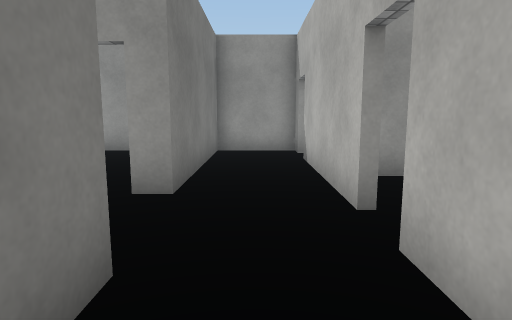
[1] (above)

24 first-person views from a walk through a Unity game level. The camera is 1.2 m above the floor, tilts 8° down and sees 75° across. The floor is counted in squares, 1 m on a side. Each view is taken from the middle of a square. On the plan, view 1 faces up. The plan holds only what a view shows up to about 14 squares ahead; the rest is blank. The place goes on beyond the plan. Surface patterns are stand-ins for the level's own textures.

[2]
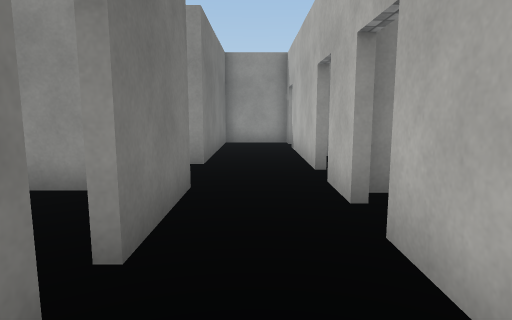

[3]
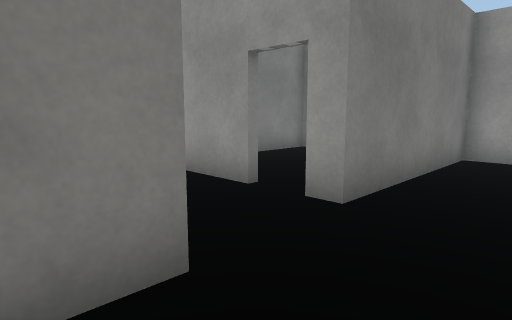

[4]
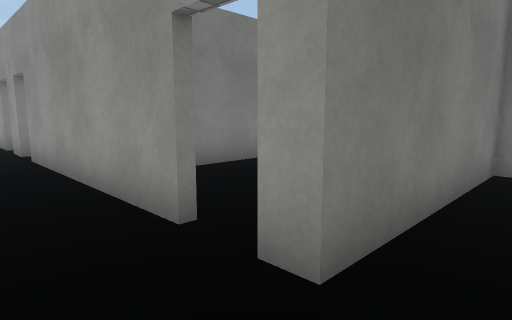

[5]
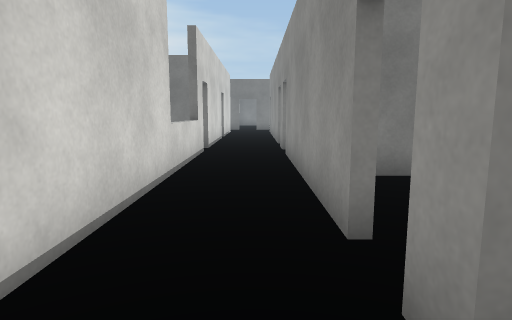

[6]
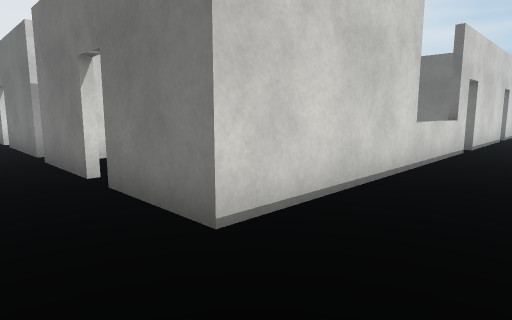

[7]
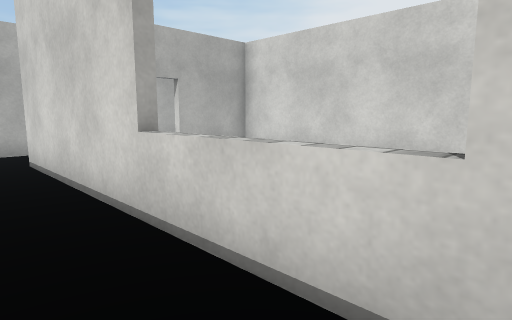

[8]
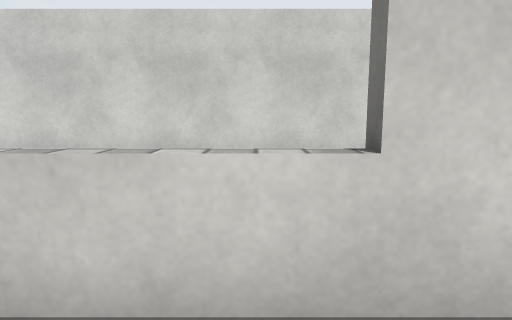

[9]
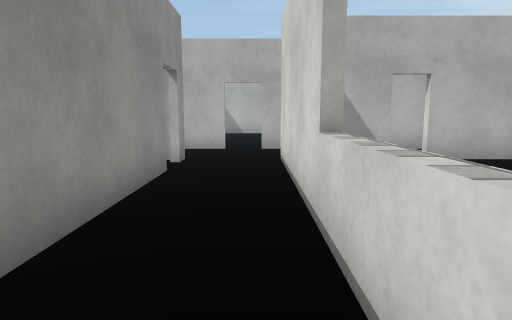

[10]
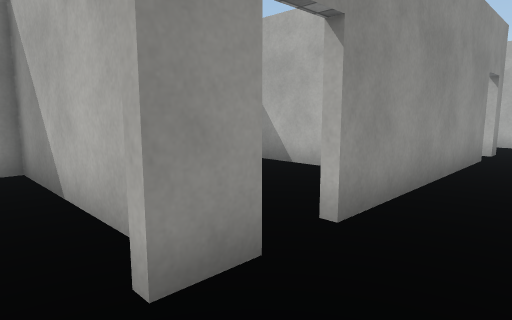

[11]
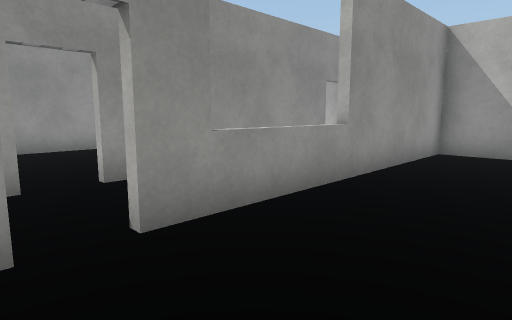

[12]
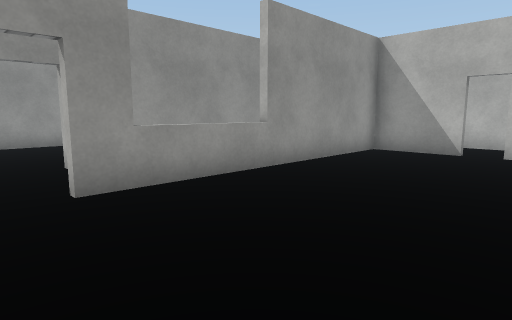

[13]
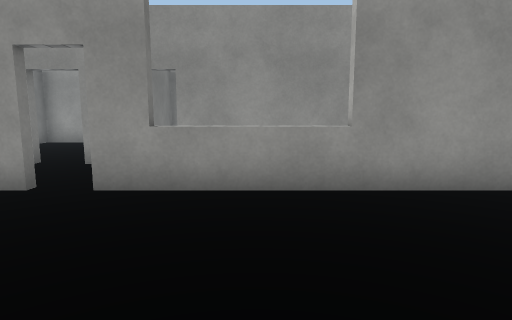

[14]
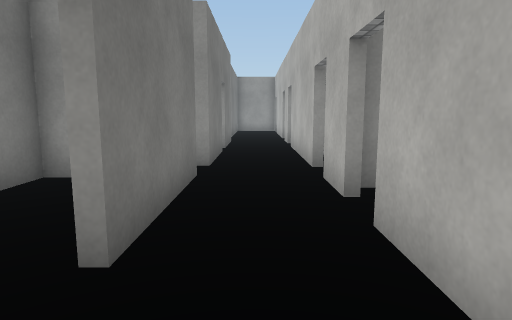

[15]
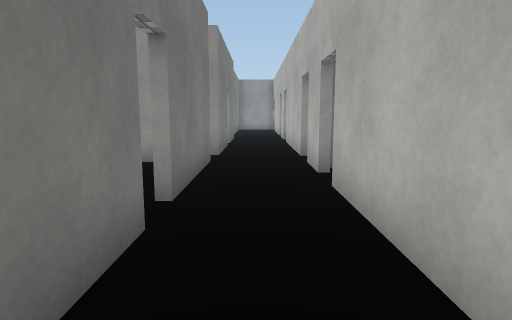

[16]
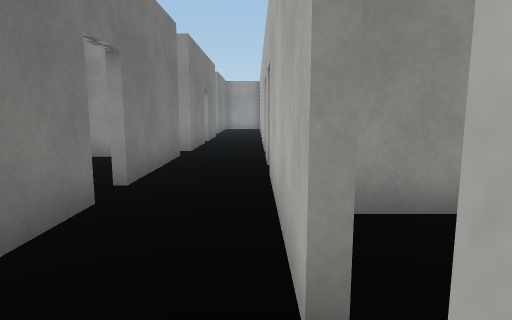

[17]
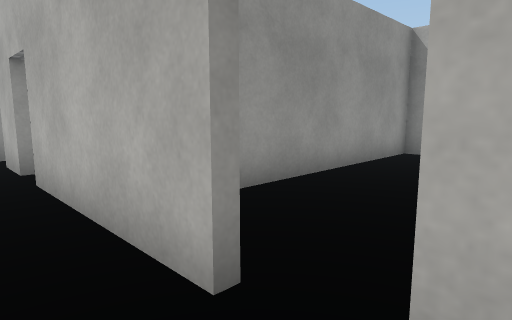

[18]
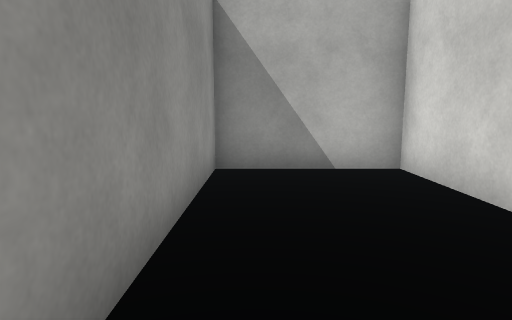

[19]
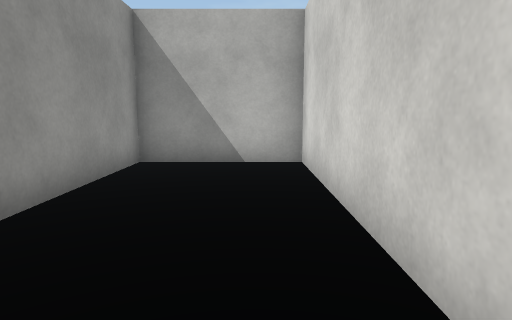

[20]
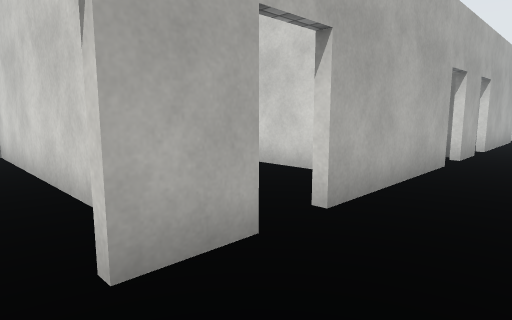

[21]
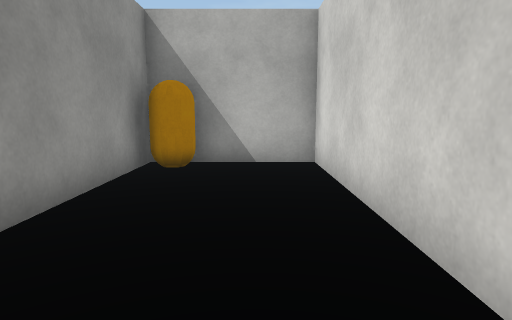

[22]
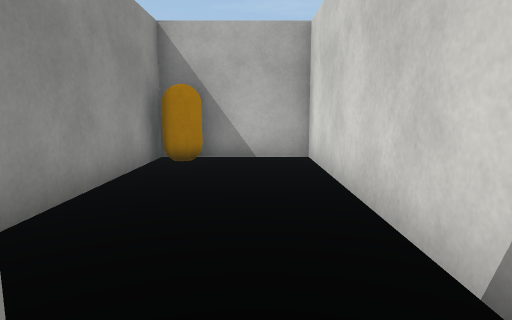

[23]
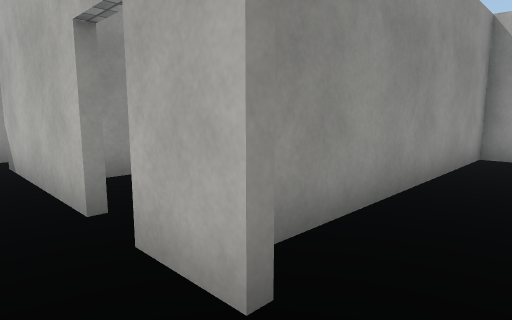

[24]
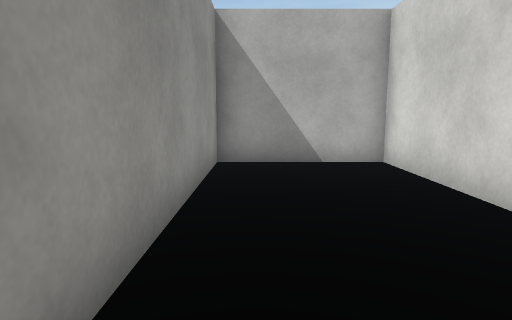

### Floor plan
Ten units are one square. View 1 is at (0, 0); x grows to the right and y downward. Boxes are objects, and circles mark ways between rooms. Rooms are numbered by the first view taken in them; rooms with no view inside come last. Other rooms are left out.
<svg viewBox="-140 -112 250 272">
<path fill="none" stroke="#000" d="M-11 14 -11 44 -13 44M13 46 13 -1M-11 -4 -11 5M-11 -23 -11 -4M-106 -23 -11 -23M-115 -21 -120 -21M-110 -49 -121 -49M-30 -49 -99 -49M-13 5 -13 -21 -106 -21M-135 -23 -115 -23M-12 -49 -19 -49M-118 42 -13 42M-13 44 -13 14M13 -12 13 -29M13 -40 13 -89M13 -100 13 -107 -12 -107 -12 -49M-11 106 -11 126M13 134 13 85M13 155 13 145M-11 84 -11 96M34 151 102 151 102 111 21 111M28 65 102 65 102 36M102 24 42 24M60 22 102 22 102 -21 16 -21M-40 -107 -63 -107 -63 -62M-15 -51 -15 -60M13 74 13 58M-11 55 -11 84"/>
<rect x="85" y="25" width="20" height="10" fill="#bbb"><title>capsule</title></rect>
<circle cx="5" cy="0" r="3" fill="#2a7"/>
<circle cx="-10" cy="10" r="3" fill="#2a7"/>
<circle cx="20" cy="50" r="3" fill="#2a7"/>
<circle cx="5" cy="65" r="3" fill="#2a7"/>
<circle cx="0" cy="-20" r="3" fill="#2a7"/>
<circle cx="20" cy="-10" r="3" fill="#2a7"/>
<circle cx="0" cy="-40" r="3" fill="#2a7"/>
<circle cx="-30" cy="-50" r="3" fill="#2a7"/>
<circle cx="20" cy="140" r="3" fill="#2a7"/>
<circle cx="5" cy="90" r="3" fill="#2a7"/>
<text x="-30" y="50">1</text>
<text x="0" y="-10">2</text>
<text x="-70" y="-10">3</text>
<text x="0" y="-70">4</text>
<text x="0" y="120">5</text>
<text x="60" y="130">6</text>
<text x="60" y="50">7</text>
<text x="60" y="0">8</text>
<text x="-40" y="-80">9</text>
<text x="0" y="70">10</text>
</svg>
Room 1 opens to room 2. Room 1 opens to room 3. Room 1 opens to room 7. Room 1 opens to room 10. Room 2 opens to room 3. Room 2 opens to room 8. Room 3 opens to room 4. Room 3 opens to room 9. Room 5 opens to room 6. Room 5 opens to room 10.

Where each view was taken, in squares from view 1:
view 1: 0 up, 0 right, facing up
view 2: 3 down, 0 right, facing up
view 3: 1 up, 1 right, facing up-left
view 4: 3 up, 0 right, facing up-left
view 5: 4 up, 0 right, facing left
view 6: 5 up, 1 right, facing down-left
view 7: 4 up, 10 left, facing down-right
view 8: 4 up, 9 left, facing down
view 9: 3 up, 10 left, facing right
view 10: 3 up, 13 left, facing up-right
view 11: 1 down, 12 left, facing up-right
view 12: 3 down, 12 left, facing up-right
view 13: 3 down, 8 left, facing up
view 14: 12 down, 0 right, facing up
view 15: 14 down, 0 right, facing up
view 16: 15 down, 1 right, facing up
view 17: 15 down, 0 right, facing up-right
view 18: 12 down, 3 right, facing right
view 19: 14 down, 2 right, facing right
view 20: 5 down, 1 left, facing down-right
view 21: 5 down, 2 right, facing right
view 22: 5 down, 1 right, facing right
view 23: 0 up, 0 right, facing up-right
view 24: 1 up, 2 right, facing right
